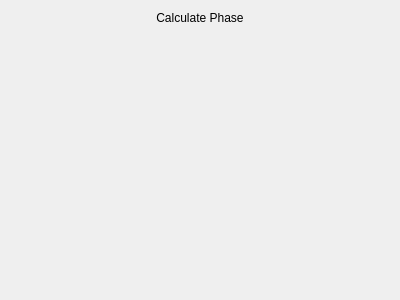
<?xml version="1.0" encoding="UTF-8"?>
<ui version="4.0">
 <class>AnalogHilbertPhase_Widget</class>
 <widget class="QWidget" name="AnalogHilbertPhase_Widget">
  <property name="geometry">
   <rect>
    <x>0</x>
    <y>0</y>
    <width>400</width>
    <height>300</height>
   </rect>
  </property>
  <property name="windowTitle">
   <string>Form</string>
  </property>
  <layout class="QVBoxLayout" name="verticalLayout">
   <item>
    <widget class="QLabel" name="label">
     <property name="text">
      <string>Calculate Phase</string>
     </property>
     <property name="alignment">
      <set>Qt::AlignmentFlag::AlignCenter</set>
     </property>
    </widget>
   </item>
   <item>
    <spacer name="verticalSpacer">
     <property name="orientation">
      <enum>Qt::Orientation::Vertical</enum>
     </property>
     <property name="sizeHint" stdset="0">
      <size>
       <width>20</width>
       <height>40</height>
      </size>
     </property>
    </spacer>
   </item>
  </layout>
 </widget>
 <resources/>
 <connections/>
</ui>
